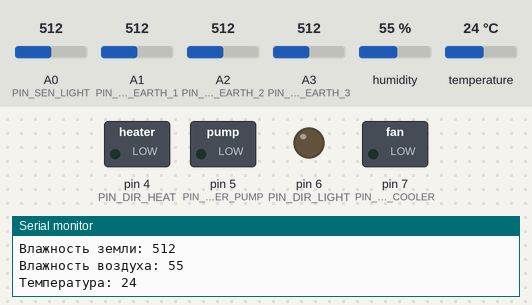
Simulated run of this sketch. Board: Arduino Uno, built with avr-gcc and run on an emulated ATmega328P. Parts: switched loads named in the sketch (green lamp = pin HIGH), output pins drawn as LEDs (lit = HIGH), the last lines printed to the serial monitor. Dashed ring = blinking. The test bench sets the inputs (shaded band); at power-on: temperature 24 °C, humidity 55 %, A0 (PIN_SEN_LIGHT) = 512, A1 (PIN_SEN_WET_EARTH_1) = 512, A2 (PIN_SEN_WET_EARTH_2) = 512, A3 (PIN_SEN_WET_EARTH_3) = 512.

Above: at 1.7 s.
1.8 s: temperature set to 21 °C
4.9 s: temperature set to 18 °C
At 5.57 s:
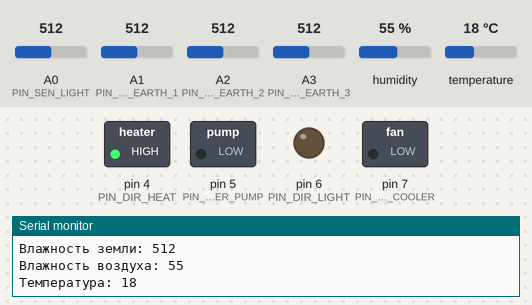
8.0 s: humidity set to 69 %
11.1 s: humidity set to 72 %
At 11.5 s:
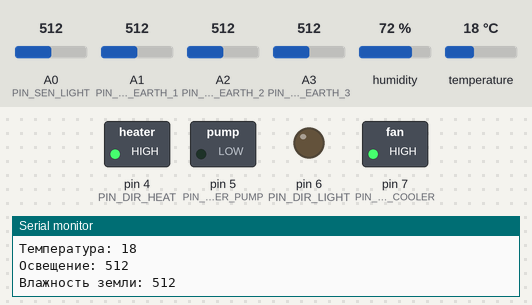
At 12.1 s:
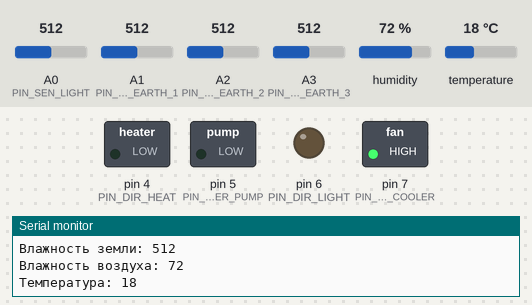
Timing chart, 0 to 14.1 s (numbered marks = the images above; inputs shaded):
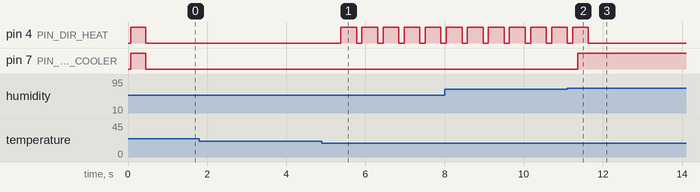

The sketch:

greenhouse.ino
```cpp
#include <TimeAlarms.h>
#include <DFRobot_DHT11.h>
DFRobot_DHT11 DHT;

#define PIN_SEN_LIGHT A0
#define PIN_SEN_WET_EARTH_1 A1
#define PIN_SEN_WET_EARTH_2 A2
#define PIN_SEN_WET_EARTH_3 A3
#define PIN_SEN_TEMP_WET 12
#define PIN_DIR_HEAT 4
#define PIN_DIR_WATER_PUMP 5
#define PIN_DIR_LIGHT 6
#define PIN_DIR_COOLER 7

static unsigned long start_time_minutes;
static unsigned long last_time_air_temp_humidity = 0;
static unsigned long last_time_illumination = 0;
static unsigned long last_time_soil_humidity = 0;
unsigned long current_time = 0;
unsigned long interval_read_sensor = 400;
unsigned int soil_humidity_1, soil_humidity_2, soil_humidity_3;

struct Climate
{
    int MIN_ILLUMINATION;
    int MIN_SOIL_HUMIDITY;
    int MIN_AIR_HUMIDITY;
    int MAX_AIR_HUMIDITY;
    int MIN_TEMP_AIR;
    int MAX_TEMP_AIR;

    int TIME_SUNRISE_MINUTES;
    int TIME_SUNSET_MINUTES;

    int TIME_WATERING_SECONDS;
    int TIME_WAITING_DATA_WATERING_SECONDS;
    int TIME_VENTILATION_SECONDS;
};

typedef struct Climate Climate;
Climate Greenhouse;

struct Status_flag
{
    bool WATER_PUMP = 0;
    bool LIGHT = 0;
    bool HEAT = 0;
    bool VENTILATION = 0;
};

typedef struct Status_flag Status_flag;
Status_flag Greenhouse_Status_flag;

struct Sensor
{
    int air_humidity;
    int air_temperature;
    int illumination;
    int soil_humidity;
};

typedef struct Sensor Sensor;
Sensor Greenhouse_sensor;

void initialize_climate_pumpkin()
{
    Greenhouse.MIN_ILLUMINATION = 800;
    Greenhouse.MIN_SOIL_HUMIDITY = 900;
    Greenhouse.MIN_AIR_HUMIDITY = 30;
    Greenhouse.MAX_AIR_HUMIDITY = 70;
    Greenhouse.MIN_TEMP_AIR = 20;
    Greenhouse.MAX_TEMP_AIR = 27;

    Greenhouse.TIME_SUNRISE_MINUTES = 540;
    Greenhouse.TIME_SUNSET_MINUTES = 1200;

    Greenhouse.TIME_WATERING_SECONDS = 40;
    Greenhouse.TIME_WAITING_DATA_WATERING_SECONDS = 100;
    Greenhouse.TIME_VENTILATION_SECONDS = 360;
}

void set_time()
{
    start_time_minutes = (hour() * 60) + minute();

    Serial.print(hour());
    Serial.print(":");
    Serial.print(minute());
}

void illumination_read()
{
    if ((current_time - last_time_illumination) > interval_read_sensor) {
        Greenhouse_sensor.illumination = analogRead(PIN_SEN_LIGHT);

        last_time_illumination = current_time;
    }
}

void air_temp_humidity_read()
{
    if ((current_time - last_time_air_temp_humidity) > interval_read_sensor) {
        DHT.read(PIN_SEN_TEMP_WET);

        Greenhouse_sensor.air_humidity = DHT.humidity;
        Greenhouse_sensor.air_temperature = DHT.temperature;

        last_time_air_temp_humidity = current_time;
    }
}

void soil_humidity_read()
{
    static int del_1, del_2, del_3;

    if ((current_time - last_time_soil_humidity) > interval_read_sensor) {
        soil_humidity_1 = analogRead(PIN_SEN_WET_EARTH_1);
        soil_humidity_2 = analogRead(PIN_SEN_WET_EARTH_2);
        soil_humidity_3 = analogRead(PIN_SEN_WET_EARTH_3);

        del_1 = abs(soil_humidity_2 - soil_humidity_1);
        del_2 = abs(soil_humidity_3 - soil_humidity_2);
        del_3 = abs(soil_humidity_3 - soil_humidity_1);

        if ((del_2 > 100) && (del_3 > 100)) {
            Greenhouse_sensor.soil_humidity = (soil_humidity_2 + soil_humidity_1) / 2;
        } else if ((del_3 > 100) && (del_1 > 100)) {
            Greenhouse_sensor.soil_humidity = (soil_humidity_3 + soil_humidity_2) / 2;
        } else if ((del_1 > 100) && (del_2 > 100)) {
            Greenhouse_sensor.soil_humidity = (soil_humidity_3 + soil_humidity_1) / 2;
        } else {
            Greenhouse_sensor.soil_humidity = (soil_humidity_3 + soil_humidity_2 + soil_humidity_1) / 3;
        }

        last_time_soil_humidity = current_time;
    }
}

void print_sensor_read()
{
    Serial.print("Освещение: ");
    Serial.println(Greenhouse_sensor.illumination);
    Serial.print("Влажность земли: ");
    Serial.println(Greenhouse_sensor.soil_humidity);
    Serial.print("Влажность воздуха: ");
    Serial.println(Greenhouse_sensor.air_humidity);
    Serial.print("Температура: ");
    Serial.println(Greenhouse_sensor.air_temperature);
}

void control_light()
{
    unsigned long current_time_minutes = ((millis() / 60000) + start_time_minutes) % (24 * 60);

    if ((current_time_minutes > Greenhouse.TIME_SUNRISE_MINUTES) && (current_time_minutes < Greenhouse.TIME_SUNSET_MINUTES)) {
        if ((Greenhouse_sensor.illumination > Greenhouse.MIN_ILLUMINATION) && (Greenhouse_Status_flag.WATER_PUMP == 0)) {
            digitalWrite(PIN_DIR_LIGHT, 1);
            Greenhouse_Status_flag.LIGHT = 1;
        } else {
            digitalWrite(PIN_DIR_LIGHT, 0);
            Greenhouse_Status_flag.LIGHT = 0;
        }
    }
}

void control_temperature()
{
    static unsigned long timer;

    if ((Greenhouse_sensor.air_temperature < Greenhouse.MIN_TEMP_AIR) && (Greenhouse_Status_flag.HEAT == 0) && (Greenhouse_Status_flag.VENTILATION == 0)) {
        digitalWrite(PIN_DIR_COOLER, 1);
        digitalWrite(PIN_DIR_HEAT, 1);

        Greenhouse_Status_flag.HEAT = 1;
        Greenhouse_Status_flag.VENTILATION = 1;

        timer = millis();
    }

    if ((millis() - timer) > Greenhouse.TIME_VENTILATION_SECONDS) {
        digitalWrite(PIN_DIR_COOLER, 0);
        digitalWrite(PIN_DIR_HEAT, 0);

        Greenhouse_Status_flag.HEAT = 0;
        Greenhouse_Status_flag.VENTILATION = 0;
    }
}

void control_ventilation()
{
    static unsigned long timer;

    if (((Greenhouse_sensor.air_temperature > Greenhouse.MAX_TEMP_AIR) || (Greenhouse_sensor.air_humidity > Greenhouse.MAX_AIR_HUMIDITY)) && (Greenhouse_Status_flag.VENTILATION == 0)) {
        digitalWrite(PIN_DIR_COOLER, 1);

        Greenhouse_Status_flag.VENTILATION = 1;

        timer = millis();
    }

    if ((millis() - timer) > Greenhouse.TIME_VENTILATION_SECONDS) {
        digitalWrite(PIN_DIR_COOLER, 0);

        Greenhouse_Status_flag.VENTILATION = 0;
    }
}

void control_watering()
{
    static unsigned long timer;
    static unsigned long timer_waiting;
    static bool flag_waiting = 0;

    if ((Greenhouse_sensor.soil_humidity > Greenhouse.MIN_SOIL_HUMIDITY) && (Greenhouse_Status_flag.WATER_PUMP == 0) && (flag_waiting == 0)) {
        if (Greenhouse_Status_flag.HEAT == 1) {
            digitalWrite(PIN_DIR_HEAT, 0);
            Greenhouse_Status_flag.HEAT = 0;
        }

        digitalWrite(PIN_DIR_WATER_PUMP, 1);

        Greenhouse_Status_flag.WATER_PUMP = 1;

        timer = millis();
    }

    if ((millis() - timer) > Greenhouse.TIME_WATERING_SECONDS) {
        digitalWrite(PIN_DIR_WATER_PUMP, 0);

        Greenhouse_Status_flag.WATER_PUMP = 0;

        flag_waiting = 1;
        timer_waiting = millis();
    }

    if (millis() - timer_waiting >= Greenhouse.TIME_WAITING_DATA_WATERING_SECONDS) {
        flag_waiting = 0;
    }
}

void pin_initialization()
{
    pinMode(PIN_SEN_LIGHT, INPUT);
    pinMode(PIN_SEN_WET_EARTH_1, INPUT);
    pinMode(PIN_SEN_WET_EARTH_2, INPUT);
    pinMode(PIN_SEN_WET_EARTH_3, INPUT);
    pinMode(PIN_SEN_TEMP_WET, INPUT);

    pinMode(PIN_DIR_HEAT, OUTPUT);
    pinMode(PIN_DIR_WATER_PUMP, OUTPUT);
    pinMode(PIN_DIR_LIGHT, OUTPUT);
    pinMode(PIN_DIR_COOLER, OUTPUT);
}

void setup()
{
    Serial.begin(9600);

    pin_initialization();
    initialize_climate_pumpkin();

    set_time();

    delay(10);
}

void loop()
{
    current_time = millis();

    illumination_read();
    air_temp_humidity_read();
    soil_humidity_read();

    print_sensor_read();

    control_light();
    control_temperature();
    control_ventilation();
    control_watering();

    delay(10);
}
```

Measured:
- the behaviour switches between 20 and 19 °C on temperature (found by bisection; images 0 and 1)
- the behaviour switches between 70 and 71 % on humidity (found by bisection; images 1 and 2)
- after the input at 4.9 s, pin 4 (PIN_DIR_HEAT): alternates HIGH for 0.40 s and LOW for 0.13 s, starting after 0.48 s
- after the input at 11.1 s, pin 4 (PIN_DIR_HEAT): goes on until 11.6 s, then stays LOW; pin 7 (PIN_DIR_COOLER): LOW → HIGH after 0.27 s
